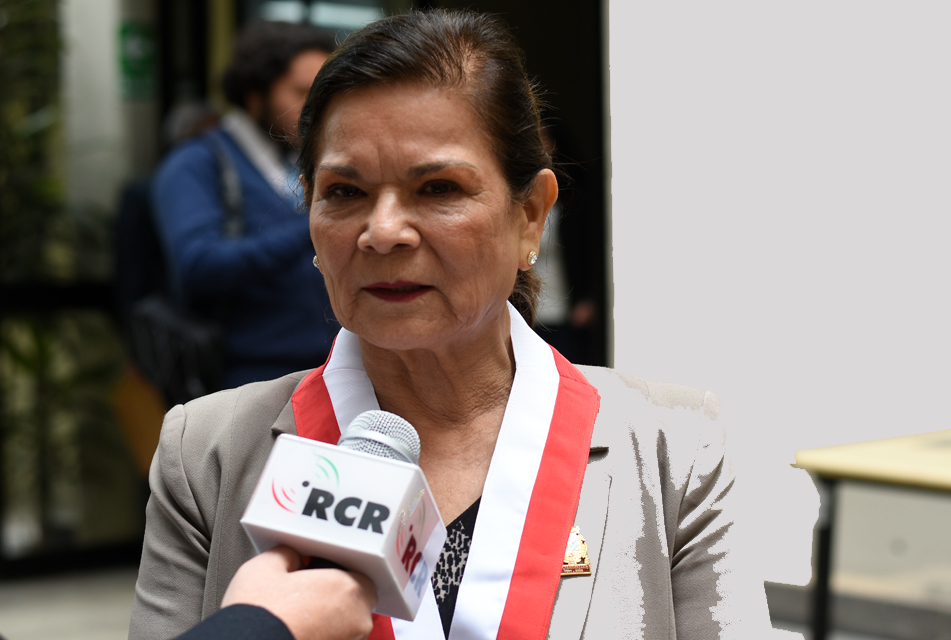
#> input picture tareas/3/24190312/proyecto/Ejercicios3/rectora.jpg, 951 x 640 px
$ python ejercicios3.py
#> lines starting #> are read from the running program, lines starting #| are printed output that depends on the picture
from PIL import Image, ImageEnhance, ImageFilter, ImageChops

imagen_original = Image.open('rectora.jpg')
#> imagen_original is the input picture: PIL image 951x640 RGB; mean R, G, B 138.1, 127.3, 122.2
brillo = ImageEnhance.Brightness(imagen_original)
imagen_cambiada = brillo.enhance(2.0)
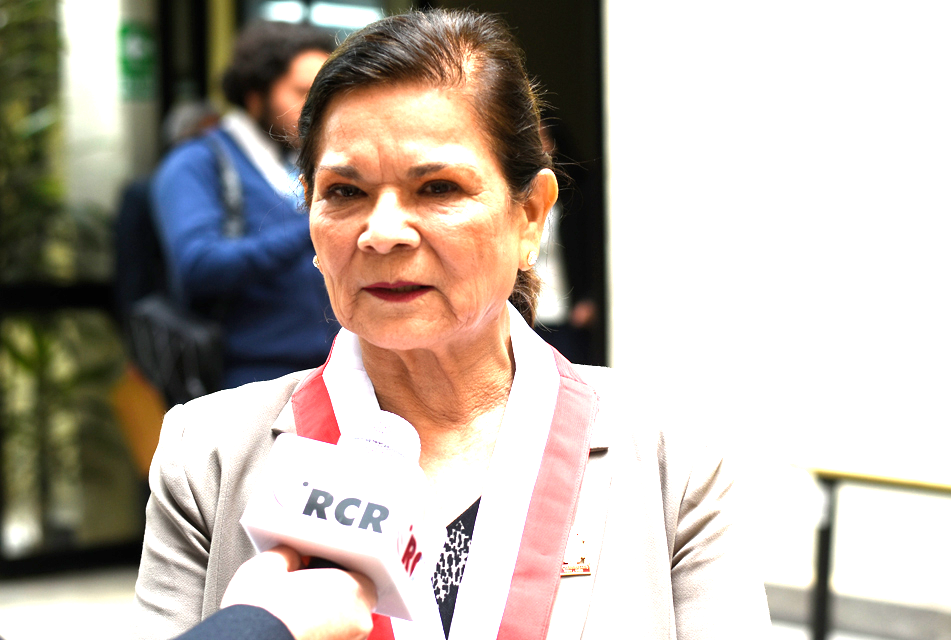
#> imagen_cambiada: PIL image 951x640 RGB; mean R, G, B 188.1, 179, 170.5
imagen_cambiada.save('rectora_brillosa.jpg')

# imagen_desenfocada.show()
def traduccion(ruta_imagen, desp_x, desp_y):
#> called with ruta_imagen = 'rectora.jpg', desp_x = 100, desp_y = 100
    imagen = Image.open(ruta_imagen)
    imagen_traducida = ImageChops.offset(imagen, desp_x, desp_y)
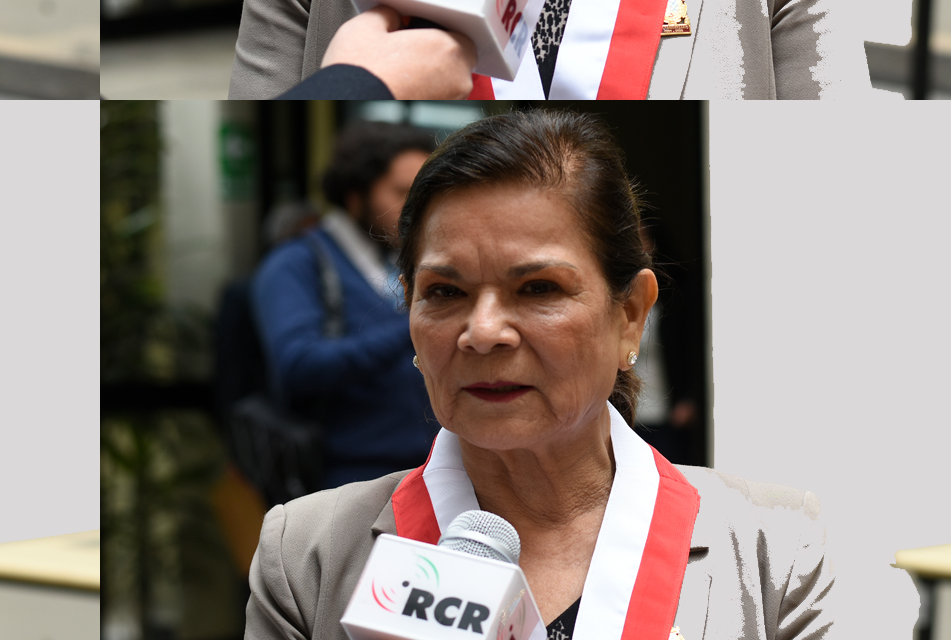
#> imagen_traducida: PIL image 951x640 RGB; mean R, G, B 138.1, 127.3, 122.2
    imagen_traducida.save('rectora_desenfocada.jpg')
def escalar_imagen(ruta_imagen, escala):
#> called with ruta_imagen = 'rectora.jpg', escala = 3
    imagen = Image.open(ruta_imagen)

    ancho_nuevo = int(imagen.width * escala)
#> ancho_nuevo = 2853
    alto_nuevo = int(imagen.height * escala)
#> alto_nuevo = 1920
    imagen_escalada = imagen.resize((ancho_nuevo, alto_nuevo))
    imagen_escalada.save('rectora_escalada.png')
    print('Tamaño original: ')
    print(imagen.size)
#| (951, 640)
    print('Tamaño escalado: ')
    print(imagen_escalada.size)
#| (2853, 1920)
def rotar_imagen(ruta_imagen, angulo):
#> called with ruta_imagen = 'rectora.jpg', angulo = 120
    imagen = Image.open(ruta_imagen)
    imagen_rotada = imagen.rotate(angulo)
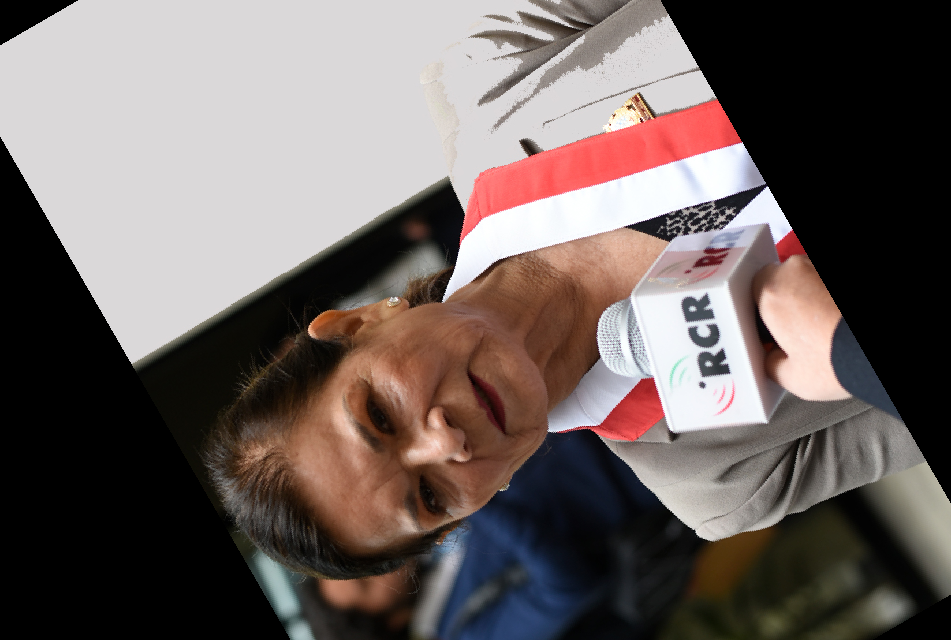
#> imagen_rotada: PIL image 951x640 RGB; mean R, G, B 108.6, 97.8, 95
    imagen_rotada.save('rectora_rotada.png')
traduccion('rectora.jpg', 100, 100)
escalar_imagen('rectora.jpg', 3)
rotar_imagen('rectora.jpg', 120)
